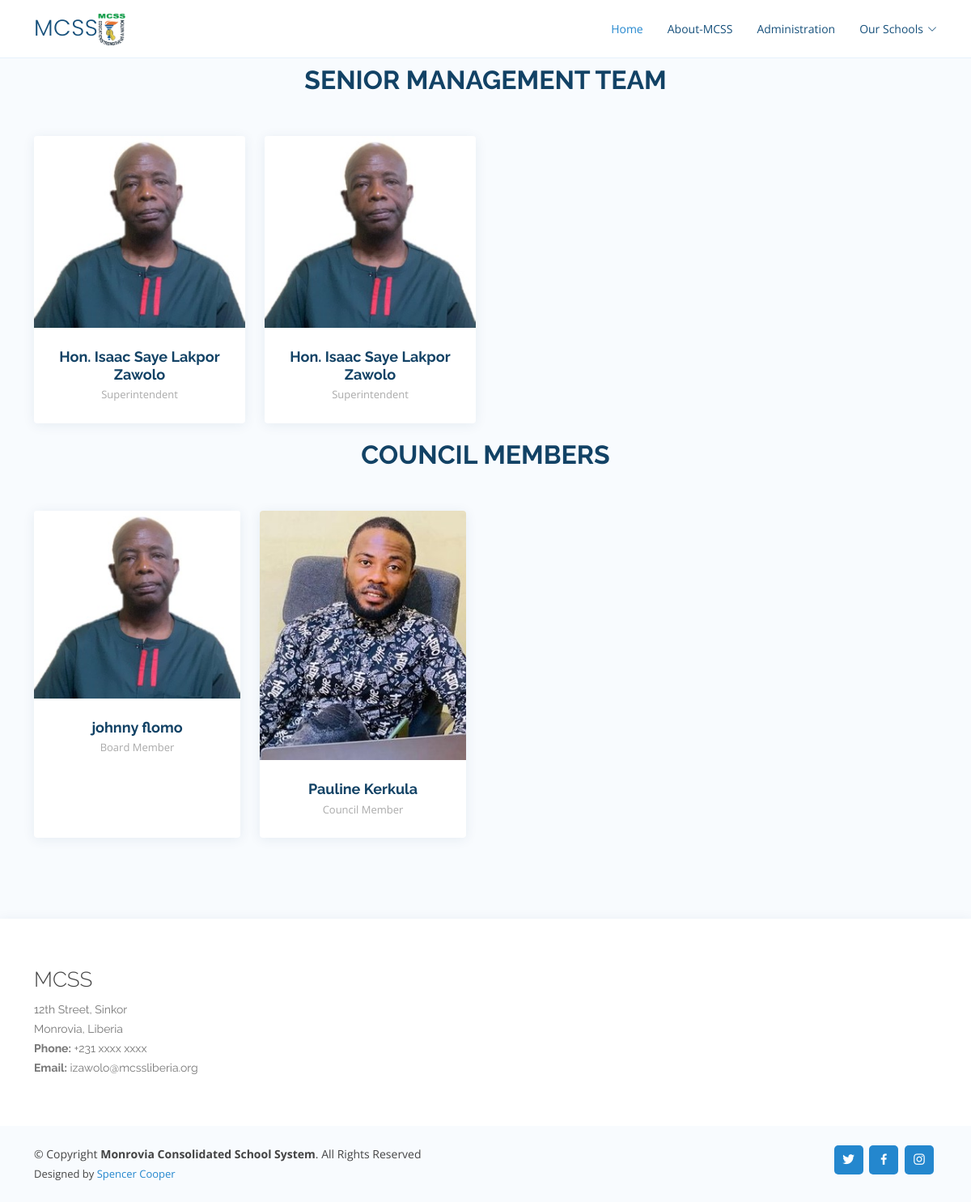
Page /administration/ on the committed database.
### blog/models.py (models this page shows)
class Sr_Management(models.Model):
    name = models.CharField(max_length=40)
    position = models.CharField(max_length=40)
    image = models.ImageField(upload_to='uploads/', blank=True, null=True)

class Council(models.Model):
    name = models.CharField(max_length=40)
    position = models.CharField(max_length=40)
    image = models.ImageField(upload_to='uploads/', blank=True, null=True)

### core/views.py (the view)
# urls.py: path('administration/', administration, name='administration'),
def administration(request):
    faculty = Sr_Management.objects.all()
    council = Council.objects.all()
    return render(request, 'core/administration.html', {'faculty': faculty, 'council': council })

### core/templates/core/administration.html (shortened to what this page needs)
{% extends 'core/base.html' %}
{% load static %}
{% block content %}
<section id="team" class="team section-bg">
    <div class="container" data-aos="fade-up">
      <div class="section-title">
        <h2>Senior Management Team</h2>
      </div>
      <div class="row">
        {% for faculties in faculty %}
            <div class="col-lg-3 col-md-6 d-flex align-items-stretch" data-aos="fade-up" data-aos-delay="100">
            <div class="member">
                <div class="member-img">
                {% if faculties.image %}
                    <img src="{{ faculties.image.url }}" class="img-fluid" alt="">
                {% endif %}
                </div>
                <div class="member-info">
                <h4>{{ faculties.name }}</h4>
                <span>{{ faculties.position }}</span>
                </div>
            </div>
            </div>
        {% endfor %}
        <div class="section-title">
            <h2>Council Members</h2>
        </div>
        <div class="row">
            {%for councils in council %}
            <div class="col-lg-3 col-md-6 d-flex align-items-stretch" data-aos="fade-up" data-aos-delay="100">
              <div class="member">
                <div class="member-img">
                {%if councils.image %}
                  <img src="{{ councils.image.url }}" class="img-fluid" alt="">
                {% endif %}
                </div>
                <div class="member-info">
                  <h4>{{councils.name}}</h4>
                  <span>{{ councils.position }}</span>
                </div>
              </div>
            </div>
            {% endfor %}
        </div>
    </div>
  </section>
{% endblock %}

### static/assets/css/style.css (style rules this page uses)
body { font-family: "Open Sans", sans-serif; color: #444444; }
h1, h2, h3, h4, h5, h6 { font-family: "Raleway", sans-serif; }
section { padding: 80px 0; overflow: hidden; }
.section-bg { background-color: #f8fbfe; }
.section-title { text-align: center; padding-bottom: 30px; }
.section-title h2 { font-size: 32px; font-weight: bold; text-transform: uppercase; margin-bottom: 20px; padding-bottom: 0; color: #124265; }
.team .member { margin-bottom: 20px; overflow: hidden; text-align: center; border-radius: 4px; background: #fff; box-shadow: 0px 2px 15px rgba(18, 66, 101, 0.08); }
.team .member .member-img { position: relative; overflow: hidden; }
.team .member .member-info { padding: 25px 15px; }
.team .member .member-info h4 { font-weight: 700; margin-bottom: 5px; font-size: 18px; color: #124265; }
.team .member .member-info span { display: block; font-size: 13px; font-weight: 400; color: #aaaaaa; }

### rows in the picture
Sr_Management: image (picture), name "Hon. Isaac Saye Lakpor Zawolo", position "Superintendent"
Sr_Management: image (picture), name "Hon. Isaac Saye Lakpor Zawolo", position "Superintendent"
Council: image (picture), name "johnny flomo", position "Board Member"
Council: image (picture), name "Pauline Kerkula", position "Council Member"
